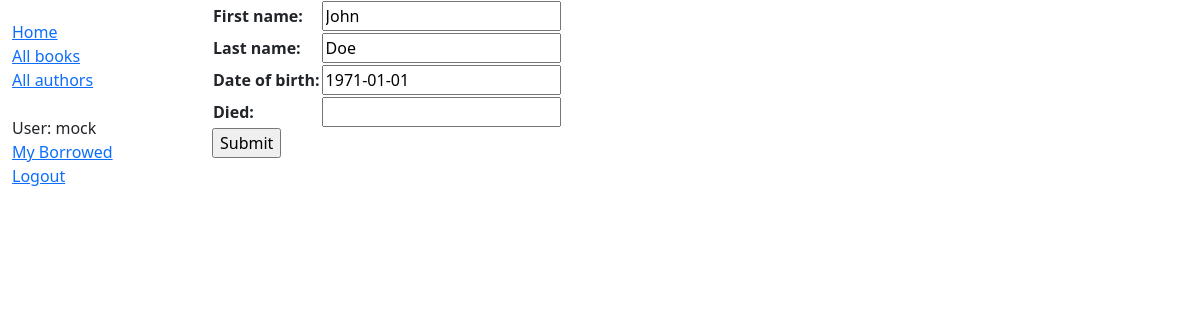
The page /catalog/author/1/update (signed in) on the database as committed earlier.
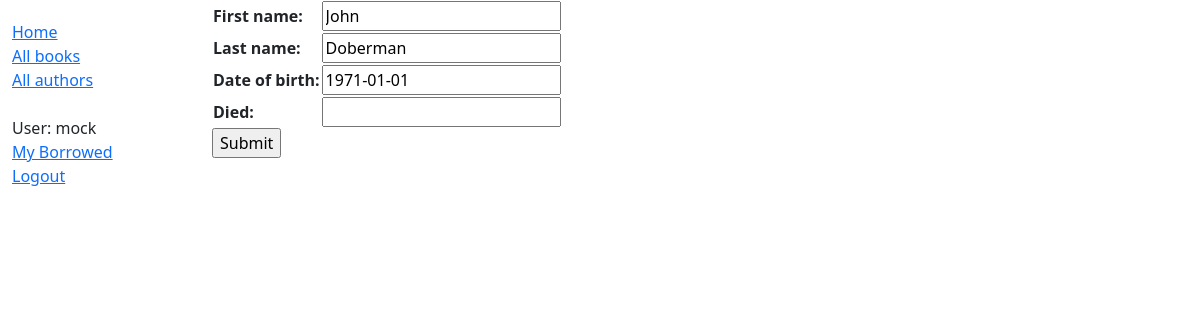
The same page on the database as committed later.
### catalog/models.py (models this page shows, shortened)
class Author(models.Model):
    first_name = models.CharField(max_length=100)
    last_name = models.CharField(max_length=100)
    date_of_birth = models.DateField(null=True, blank=True)
    date_of_death = models.DateField('died', null=True, blank=True)
    class Meta:
        ordering = ['last_name', 'first_name']

### catalog/views.py (the view)
class AuthorUpdate(UpdateView):
    model = Author
    fields = '__all__'

### catalog/templates/catalog/author_form.html (shortened to what this page needs)
{% extends 'base_generic.html' %}
{% block content %}
<form action="" method="POST">
    <table>{{ form.as_table }}</table>
    <input type="submit" value="Submit">
</form>
{% endblock  %}

Rows that differ between the two databases and show on the page:
changed Author "John": last_name "Doe" → "Doberman"
